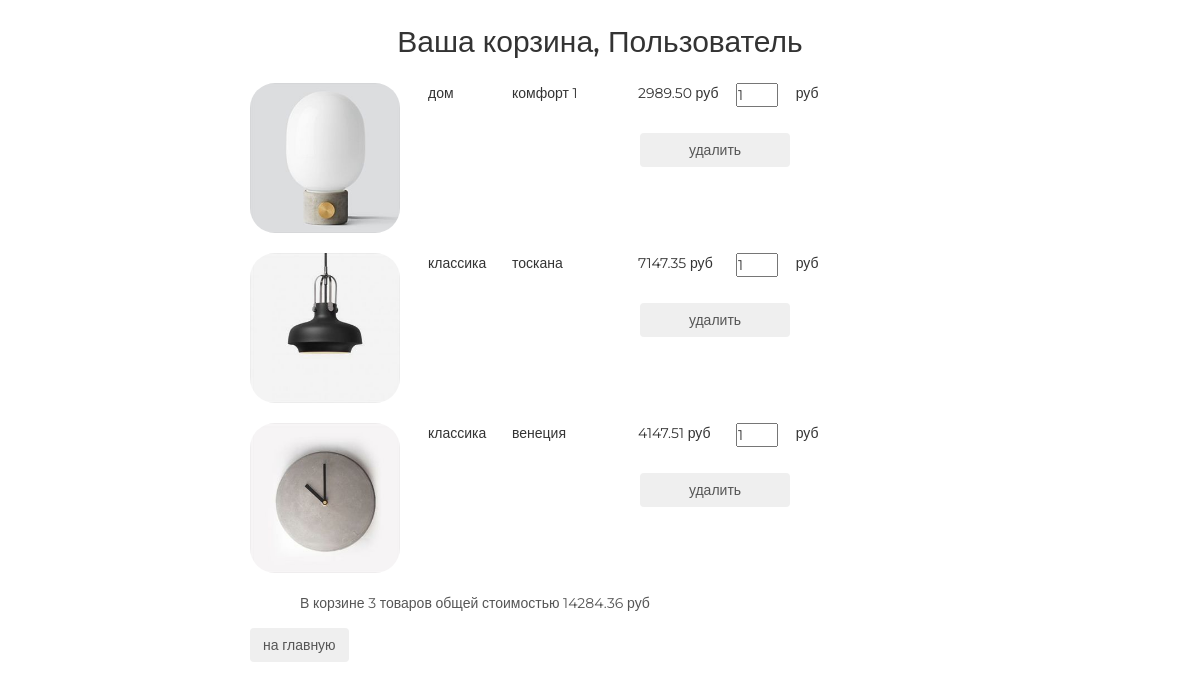
Page /basket/ (signed in) on the committed database.
### basketapp/models.py (models this page shows)
class Basket(models.Model):
    user = models.ForeignKey(settings.AUTH_USER_MODEL, on_delete=models.CASCADE)
    product = models.ForeignKey(Product, on_delete=models.CASCADE)
    quantity = models.PositiveIntegerField(verbose_name='количество', default=0)
    add_datetime = models.DateTimeField(verbose_name='время добавления', auto_now_add=True)
    def _get_product_cost(self):
        return self.product.price * self.quantity
    product_cost = property(_get_product_cost)
    def _get_total_quantity(self):
        _items = Basket.objects.filter(user=self.user)
        _totalquantity = sum(list(map(lambda x: x.quantity, _items)))
        return _totalquantity
    total_quantity = property(_get_total_quantity)
    def _get_total_cost(self):
        _items = Basket.objects.filter(user=self.user)
        _totalcost = sum(list(map(lambda x: x.product_cost, _items)))
        return _totalcost
    total_cost = property(_get_total_cost)

### mainapp/models.py (models this page shows, shortened)
class Product(models.Model):
    category = models.ForeignKey(ProductCategory, on_delete=models.CASCADE)
    name = models.CharField(verbose_name='имя продукта', max_length=128)
    image = models.ImageField(upload_to='products_images', blank=True)
    short_desc = models.CharField(verbose_name='краткое описание продукта', max_length=60, blank=True)
    description = models.TextField(verbose_name='описание продукта', blank=True)
    price = models.DecimalField(verbose_name='цена продукта', max_digits=8, decimal_places=2, default=0)
    quantity = models.PositiveIntegerField(verbose_name='количество на складе', default=0)
    is_active = models.BooleanField(verbose_name='категория активна', default=True)

class ProductCategory(models.Model):
    name = models.CharField(verbose_name='название категории', max_length=64, unique=True)
    description = models.TextField(verbose_name='описание категории', blank=True)
    is_active = models.BooleanField(verbose_name='категория активна', default=True)

### authapp/models.py (models this page shows)
class ShopUser(AbstractUser):
    avatar = models.ImageField(upload_to='users_avatars', blank=True)
    age = models.PositiveIntegerField(verbose_name = 'возраст')

### basketapp/views.py (the view)
# urls.py: re_path(r'^basket/', include('basketapp.urls', namespace='basket')),
@login_required
def basket(request):
    title = 'корзина'
    basket_items = Basket.objects.filter(user=request.user).order_by('product__category')
    content = {
        'title': title,
        'basket_items': basket_items,
    }
    return render(request, 'basketapp/basket.html', content)

### adminapp/templatetags/my_tags.py (called while the page is built)
def media_folder_products(string):
    if not string:
        string = 'products_images/default.jpg'
    new_string = "{}{}".format(URL_PREFIX, string)
    return new_string

### basketapp/templates/basketapp/basket.html
{% extends 'basketapp/base.html' %}
{% load static %}
{% block content %}
    <div class="basket_list">
        {% include 'basketapp/includes/inc_basket_list.html' %}
    </div>
    <button class="btn btn-round">
        <a href="{% url 'main' %}">
            на главную
        </a>
    </button>
{% endblock %}

### basketapp/templates/basketapp/includes/inc_basket_list.html
{% load my_tags %}
{% for item in basket_items %}
    <div class="basket_record">
        <img src="{{ item.product.image|media_folder_products }}" alt="{{ item.product.short_desc }}">
        <span class="category_name">{{ item.product.category.name }}</span>
        <span class="product_name">{{ item.product.name }}</span>
        <span class="product_price">{{ item.product.price }}&nbspруб</span>
        <input type="number" name="{{ item.pk }}" min="0" value="{{ item.quantity }}">
        <span class="product_cost">{{ item.cost }}&nbspруб</span>
        <button class="btn btn-round">
            <a href="{% url 'basket:remove' item.pk %}" class="">
                удалить
            </a>
        </button>
    </div>
{% endfor %}
{% if basket_items %}
    <div class="basket_summary">
        В корзине {{ basket_items.0.total_quantity }} товаров общей стоимостью
        {{ basket_items.0.total_cost }} руб
    </div>
{% endif %}

### static/css/style.css (style rules this page uses)
* { margin: 0; padding: 0; }
body { font-family: 'Montserrat', sans-serif; }
html, body { height: 100%; }
.basket_list input[type="number"] { width: 3em; position: relative; display: block; float: left; }
.basket_list span.category_name { margin-left: 2em; width: 5em; position: relative; display: block; float: left; }
.basket_list span.product_name { margin-left: 1em; width: 8em; position: relative; display: block; float: left; }
.basket_list span.product_price { margin-left: 1em; width: 7em; position: relative; display: block; float: left; }
.basket_list span.product_cost { margin-left: 1em; width: 7em; position: relative; display: block; float: left; }
.basket_list .basket_record { position: relative; display: block; height: 170px; float: none; }
.basket_list .basket_record button { margin-top: 50px; margin-left: 390px; width: 150px; position: absolute; display: block; float: left; }
.basket_list button { margin-left: 45px; width: 150px; display: block; float: left; }
.basket_container button a { text-decoration: none; color: #555; }
.basket_container img { display: block; float: left; width: 150px; border-radius: 25px; }
.basket_container .basket_summary { display: block; margin-left: 50px; margin-bottom: 15px; color: #555; }

### rows in the picture
Basket: product.image|media_folder_products (picture), product.category.name "дом", product.name "комфорт 1", product.price "2989.50", quantity "1", user+quantity "3", user+product+quantity "14284.36"
Basket: product.image|media_folder_products (picture), product.category.name "классика", product.name "тоскана", product.price "7147.35", quantity "1"
Basket: product.image|media_folder_products (picture), product.category.name "классика", product.name "венеция", product.price "4147.51", quantity "1"
